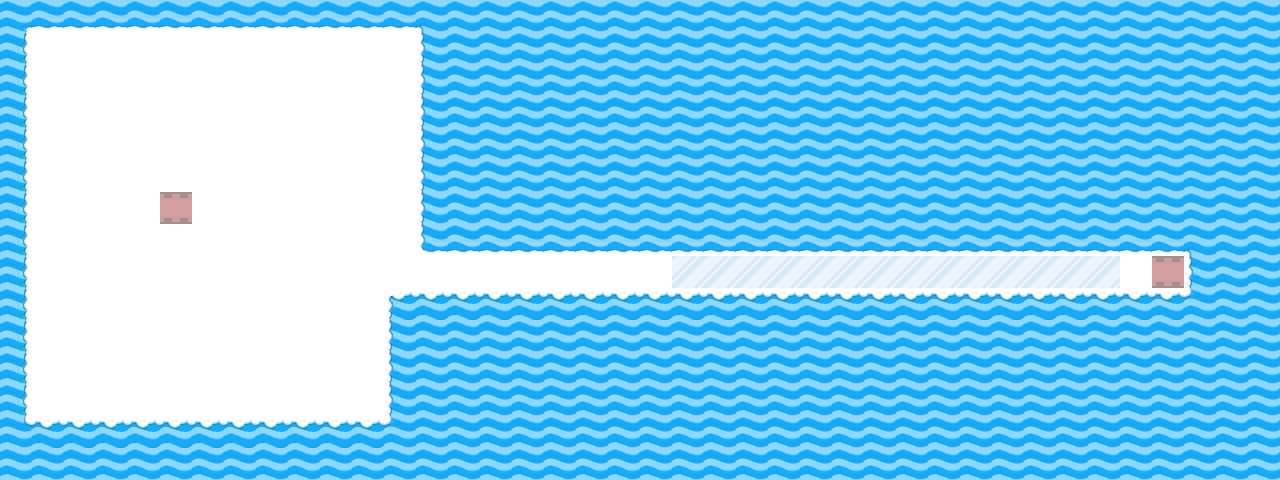

Tiled map render using the project's own tile images. Description and the map definition, with tile-layer contents summarised, below:
An orthogonal 40x15 tile map with 32x32 px tiles, 7 tile layers (Doors, Water_Blocks, Snow_Surface, Ice_Surface, ...).

<map version="1.0" orientation="orthogonal" renderorder="left-up" width="40" height="15" tilewidth="32" tileheight="32">
 <tileset firstgid="1" name="Ice_tiles" tilewidth="32" tileheight="32">
  <image source="../../Images/Tiles/Ice_tiles.png" width="320" height="416" />
 </tileset>
 <layer name="Doors" width="40" height="15">
  <data>[600 cells, 1 non-empty, 1 distinct tile ids]</data>
 </layer>
 <layer name="Water_Blocks" width="40" height="15">
  <data>[600 cells, 436 non-empty, 13 distinct tile ids]</data>
 </layer>
 <layer name="Snow_Surface" width="40" height="15">
  <data>[600 cells, 149 non-empty, 1 distinct tile ids]</data>
 </layer>
 <layer name="Ice_Surface" width="40" height="15">
  <data>[600 cells, 14 non-empty, 1 distinct tile ids]</data>
 </layer>
 <layer name="Scene_End" width="40" height="15">
  <data>[600 cells, 1 non-empty, 1 distinct tile ids]</data>
 </layer>
 <layer name="Scene_Start" width="40" height="15">
  <data>[600 cells, 1 non-empty, 1 distinct tile ids]</data>
 </layer>
 <layer name="Movable_Blocks" width="40" height="15">
  <data>[600 cells, 0 non-empty, 0 distinct tile ids]</data>
 </layer>
</map>
